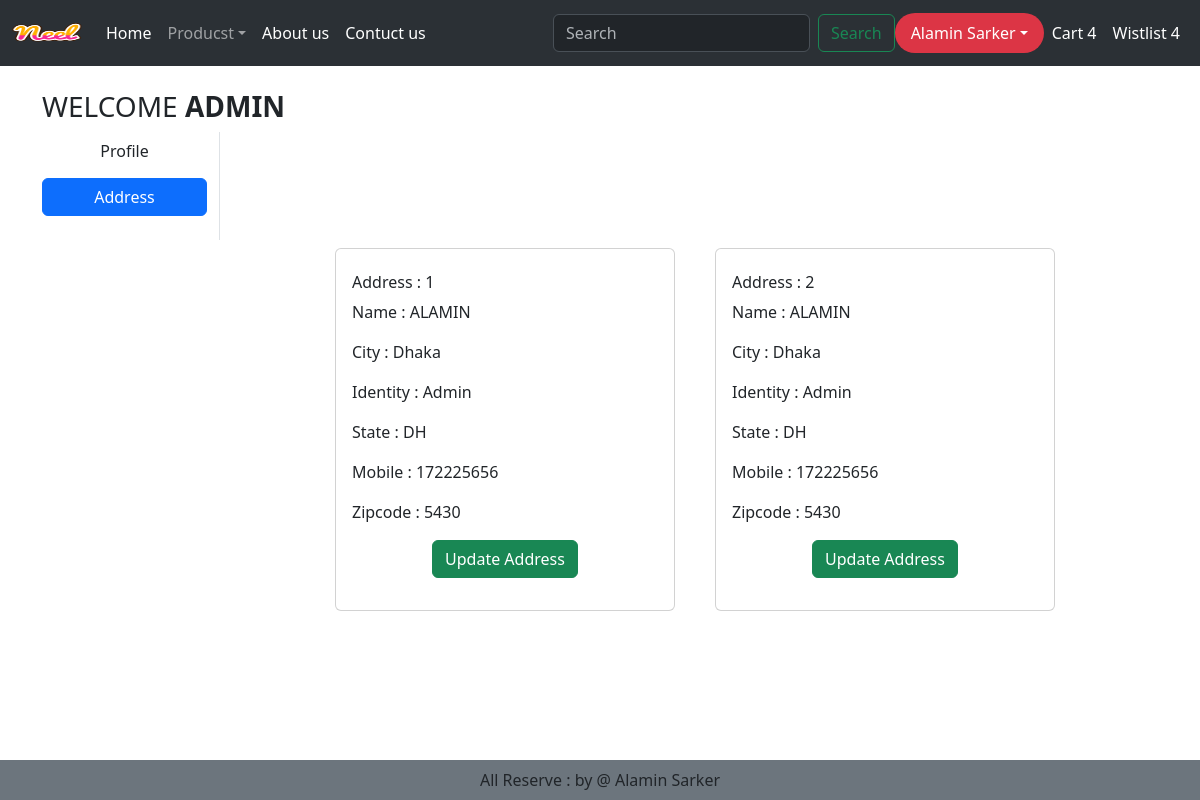
/address/ (signed in), run on an earlier commit of the app's database.
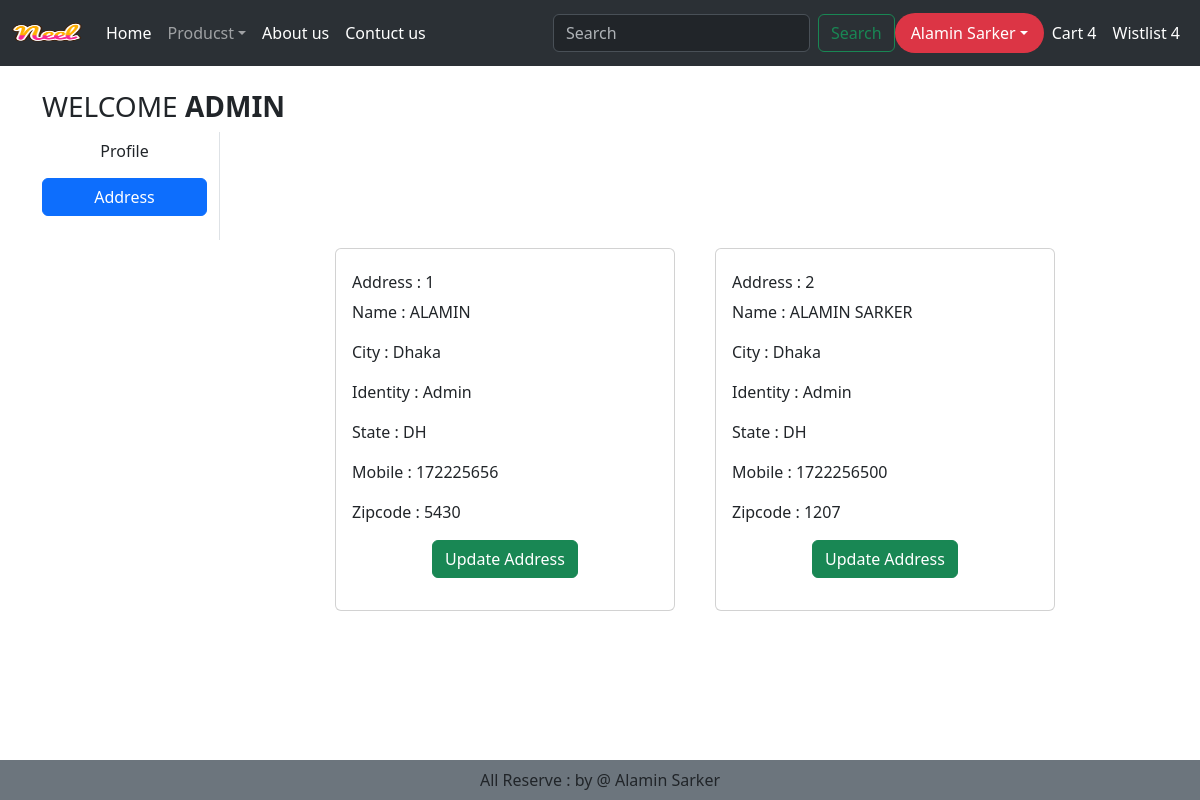
And on a later commit of the database.
### mainapp/models.py (models this page shows, shortened)
class Customer(models.Model):
    user = models.ForeignKey(User, on_delete=models.CASCADE)
    name = models.CharField(max_length=255)
    identity = models.CharField(max_length=255)
    city = models.CharField(max_length=255)
    mobile = models.IntegerField(default=0)
    state = models.CharField(choices=STATE_LISTS, max_length=100)
    zipcode = models.IntegerField()

### mainapp/views.py (the view)
# urls.py: path('address/', address, name='address'),
def address(request):
    address = Customer.objects.filter(user=request.user)
    return render(request,'mainapp/address.html',locals())

### mainapp/templates/mainapp/address.html (shortened to what this page needs)
{% extends 'mainapp/base.html' %} {% load static %}  {% block main-content %}
<div class="container my-4">
  <div class="row">
    <h3 class="text-uppercase">Welcome <strong>{{request.user}}</strong></h3>
    <div class="col-sm-2 border-end">
      <ul class="list-unstyled">
        <li class="d-grid">
          <a class="btn" href="{% url 'profile'%}"> Profile </a>
        </li>
        <li class="d-grid">
          <a class="btn btn-primary my-2" href="{% url 'address'%}">
            Address
          </a>
        </li>
      </ul>
    </div>
    <div class="col-sm-8 offset-sm-3 mb-4">
      <div class="row">
        {% for add in address %}
        <div class="col-sm-6">
          <div class="card m-2">
            <div class="card-body">
              <h6 class="">Address : {{forloop.counter}}</h6>
              <p class="">Name : {{add.name}}</p>
              <p class="">City : {{add.city}}</p>
              <p class="">Identity : {{add.identity}}</p>
              <p class="">State : {{add.state}}</p>
              <p class="">Mobile : {{add.mobile}}</p>
              <p class="">Zipcode : {{add.zipcode}}</p>
              <p class="text-center">
                <a
                  type="button"
                  class="btn btn-success"
                  href="{% url 'updateAddress' pk=add.id %}"
                  >Update Address</a
                >
              </p>
            </div>
          </div>
        </div>
        {%endfor%}
      </div>
    </div>
  </div>
</div>
{% endblock main-content %}

What changed in the data, as far as the page shows it:
changed Customer: name "ALAMIN" → "ALAMIN SARKER"; mobile "172225656" → "1722256500"; zipcode "5430" → "1207"
